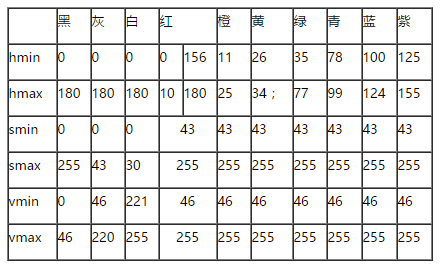
//> input picture split_color/hsv_range.png, 443 x 268 px
$ ./split_color hsv_range.png   (built with g++ and OpenCV 4)
//> lines starting //> are read from the running program, lines starting //| are printed output that depends on the picture
#include <cstdio>
#include <opencv2/highgui.hpp>

#include "opencv2/core.hpp"
#include <opencv2/imgcodecs.hpp>
#include <opencv2/imgproc.hpp>


void lookup_rgb_channels(cv::Mat mat)
{
	cv::Mat dst_R = cv::Mat::zeros(mat.size(), CV_8UC3);
	cv::Mat dst_G = cv::Mat::zeros(mat.size(), CV_8UC3);
	cv::Mat dst_B = cv::Mat::zeros(mat.size(), CV_8UC3);
	int ch[] = { 0, 0 };
	cv::mixChannels(&mat, 1, &dst_B, 1, ch, 1);
	cv::imshow("B", dst_B);
	ch[0] = 1;
	ch[1] = 1;
	cv::mixChannels(&mat, 1, &dst_G, 1, ch, 1);
	cv::imshow("G", dst_G);
	ch[0] = 2;
	ch[1] = 2;
	cv::mixChannels(&mat, 1, &dst_R, 1, ch, 1);
	cv::imshow("R", dst_R);
	cv::waitKey();
}


void lookup_hsv_channels(cv::Mat mat)
{
	cv::cvtColor(mat, mat, cv::COLOR_BGR2HSV);
	cv::Mat dst_R, dst_G, dst_B;
	dst_R.create(mat.size(), CV_8U);
	dst_G.create(mat.size(), CV_8U);
	dst_B.create(mat.size(), CV_8U);
	int ch[] = { 0, 0 };
	cv::mixChannels(&mat, 1, &dst_B, 1, ch, 1);
	cv::imshow("H", dst_B);
	ch[0] = 1;
	cv::mixChannels(&mat, 1, &dst_G, 1, ch, 1);
	cv::imshow("S", dst_G);
	ch[0] = 2;
	cv::mixChannels(&mat, 1, &dst_R, 1, ch, 1);
	cv::imshow("V", dst_R);
	cv::waitKey();
}

#define HSV_WHITE_MIN   (0, 0, 221)
#define HSV_WHITE_MAX   (180,30,255)
#define HSV_BLACK_MIN   (0, 0, 0)
#define HSV_BLACK_MAX   (180, 255, 46)
#define HSV_GRAY_MIN    (0, 0, 46)
#define HSV_GRAY_MAX    (180,43,220)
#define HSV_RED_MIN1    (0, 43, 46)
#define HSV_RED_MIN2    (156, 43, 46)
#define HSV_RED_MAX1    (10,255,255)
#define HSV_RED_MAX2    (180,255,255)
#define HSV_ORANGE_MIN  (11, 43, 46)
#define HSV_ORANGE_MAX  (25, 255, 255)
#define HSV_YELLOW_MIN  (26, 43, 46)
#define HSV_YELLOW_MAX  (34, 255, 255)
#define HSV_GREEN_MIN   (35, 43, 46)
#define HSV_GREEN_MAX   (77, 255, 255)
#define HSV_CYAN_MIN    (78, 43, 46)
#define HSV_CYAN_MAX    (99, 255, 255)
#define HSV_BLUE_MIN    (100, 43, 46)
#define HSV_BLUE_MAX    (124, 255, 255)
#define HSV_PURPLE_MIN  (125, 43, 46)
#define HSV_PURPLE_MAX  (155, 255, 255)


int main(int argc, char* argv[])
{
	if (argc < 2)
	{
		fprintf(stderr, "Usage: %s [imgpath]", argv[0]);
		return 1;
	}

	cv::Mat mat = cv::imread(argv[1], cv::IMREAD_COLOR);
//> mat is the input picture: 268 rows x 443 cols, CV_8UC3; mean B, G, R 229, 229.1, 229.1
	if (mat.empty())
	{
		fprintf(stderr, "Input image is invalid.\n");
		return 1;
	}

	CV_Assert(mat.channels() == 3);

	std::vector<cv::Mat> vecSplits(mat.channels());
	cv::split(mat, vecSplits);
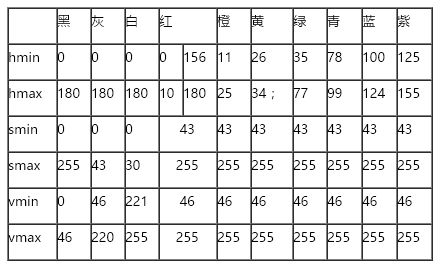
//> vecSplits[0]: 268 rows x 443 cols, CV_8UC1; min 0, max 255, mean 229
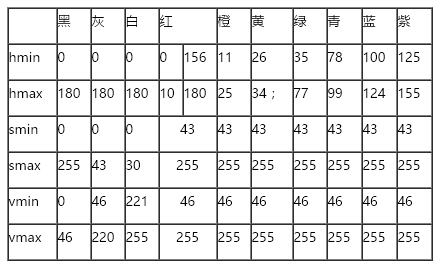
//> vecSplits[1]: 268 rows x 443 cols, CV_8UC1; min 0, max 255, mean 229.1
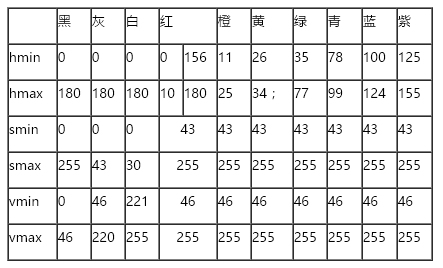
//> vecSplits[2]: 268 rows x 443 cols, CV_8UC1; min 0, max 255, mean 229.1

	cv::imshow("channel_b", vecSplits.at(0));
	cv::imshow("channel_g", vecSplits.at(1));
	cv::imshow("channel_r", vecSplits.at(2));

	lookup_rgb_channels(mat);
//> in lookup_rgb_channels, `cv::mixChannels(&mat, 1, &dst_B, 1, ch, 1);`:
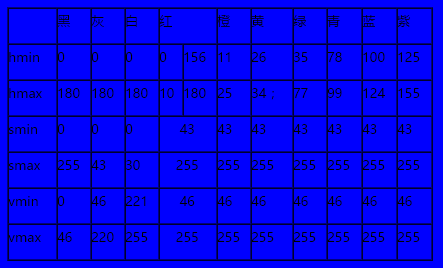
//> dst_B: 268 rows x 443 cols, CV_8UC3; mean B, G, R 229, 0, 0
//> in lookup_rgb_channels, `cv::mixChannels(&mat, 1, &dst_G, 1, ch, 1);`:
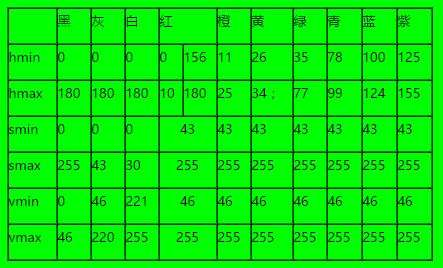
//> dst_G: 268 rows x 443 cols, CV_8UC3; mean B, G, R 0, 229.1, 0
//> in lookup_rgb_channels, `cv::mixChannels(&mat, 1, &dst_R, 1, ch, 1);`:
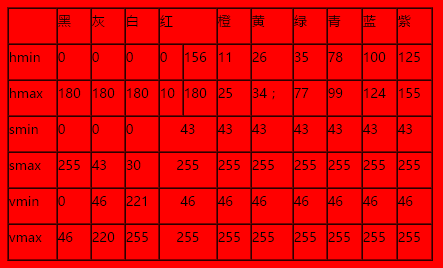
//> dst_R: 268 rows x 443 cols, CV_8UC3; mean B, G, R 0, 0, 229.1
	cv::waitKey(0);


	return 0;
}
